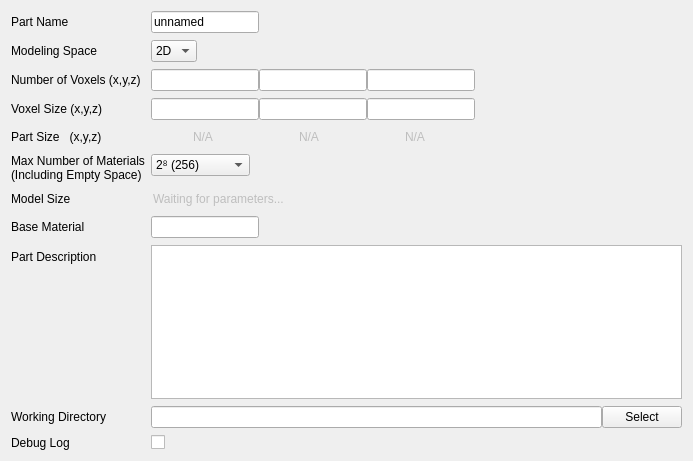
      <widget class="QWidget" name="basic_page">
       <property name="geometry">
        <rect>
         <x>0</x>
         <y>0</y>
         <width>693</width>
         <height>461</height>
        </rect>
       </property>
       <attribute name="label">
        <string>Basic Model Information</string>
       </attribute>
       <layout class="QVBoxLayout" name="verticalLayout_3">
        <item>
         <layout class="QFormLayout" name="basic_info_layout">
          <property name="sizeConstraint">
           <enum>QLayout::SetDefaultConstraint</enum>
          </property>
          <property name="fieldGrowthPolicy">
           <enum>QFormLayout::ExpandingFieldsGrow</enum>
          </property>
          <property name="verticalSpacing">
           <number>7</number>
          </property>
          <item row="0" column="0">
           <widget class="QLabel" name="part_name_label">
            <property name="text">
             <string>Part Name</string>
            </property>
            <property name="buddy">
             <cstring>part_name_field</cstring>
            </property>
           </widget>
          </item>
          <item row="0" column="1">
           <widget class="QLineEdit" name="part_name_field">
            <property name="sizePolicy">
             <sizepolicy hsizetype="Fixed" vsizetype="Fixed">
              <horstretch>0</horstretch>
              <verstretch>0</verstretch>
             </sizepolicy>
            </property>
            <property name="text">
             <string>unnamed</string>
            </property>
           </widget>
          </item>
          <item row="1" column="0">
           <widget class="QLabel" name="dim_combo_label">
            <property name="text">
             <string>Modeling Space</string>
            </property>
            <property name="buddy">
             <cstring>dim_combo</cstring>
            </property>
           </widget>
          </item>
          <item row="1" column="1">
           <widget class="QComboBox" name="dim_combo">
            <property name="sizePolicy">
             <sizepolicy hsizetype="Fixed" vsizetype="Fixed">
              <horstretch>0</horstretch>
              <verstretch>0</verstretch>
             </sizepolicy>
            </property>
            <property name="frame">
             <bool>true</bool>
            </property>
            <item>
             <property name="text">
              <string>2D</string>
             </property>
            </item>
            <item>
             <property name="text">
              <string>3D</string>
             </property>
            </item>
           </widget>
          </item>
          <item row="2" column="0">
           <widget class="QLabel" name="num_voxels_label">
            <property name="text">
             <string>Number of Voxels (x,y,z)</string>
            </property>
            <property name="buddy">
             <cstring>num_voxels_x_field</cstring>
            </property>
           </widget>
          </item>
          <item row="2" column="1">
           <layout class="QHBoxLayout" name="num_voxels_layout">
            <item>
             <widget class="QLineEdit" name="num_voxels_x_field">
              <property name="sizePolicy">
               <sizepolicy hsizetype="Fixed" vsizetype="Fixed">
                <horstretch>0</horstretch>
                <verstretch>0</verstretch>
               </sizepolicy>
              </property>
              <property name="alignment">
               <set>Qt::AlignCenter</set>
              </property>
             </widget>
            </item>
            <item>
             <widget class="QLineEdit" name="num_voxels_y_field">
              <property name="sizePolicy">
               <sizepolicy hsizetype="Fixed" vsizetype="Fixed">
                <horstretch>0</horstretch>
                <verstretch>0</verstretch>
               </sizepolicy>
              </property>
              <property name="alignment">
               <set>Qt::AlignCenter</set>
              </property>
             </widget>
            </item>
            <item>
             <widget class="QLineEdit" name="num_voxels_z_field">
              <property name="sizePolicy">
               <sizepolicy hsizetype="Fixed" vsizetype="Fixed">
                <horstretch>0</horstretch>
                <verstretch>0</verstretch>
               </sizepolicy>
              </property>
              <property name="alignment">
               <set>Qt::AlignCenter</set>
              </property>
             </widget>
            </item>
           </layout>
          </item>
          <item row="3" column="0">
           <widget class="QLabel" name="voxel_size_label">
            <property name="text">
             <string>Voxel Size (x,y,z)</string>
            </property>
            <property name="buddy">
             <cstring>voxel_size_x_field</cstring>
            </property>
           </widget>
          </item>
          <item row="3" column="1">
           <layout class="QHBoxLayout" name="voxel_size_layout">
            <item>
             <widget class="QLineEdit" name="voxel_size_x_field">
              <property name="sizePolicy">
               <sizepolicy hsizetype="Fixed" vsizetype="Fixed">
                <horstretch>0</horstretch>
                <verstretch>0</verstretch>
               </sizepolicy>
              </property>
              <property name="alignment">
               <set>Qt::AlignCenter</set>
              </property>
             </widget>
            </item>
            <item>
             <widget class="QLineEdit" name="voxel_size_y_field">
              <property name="sizePolicy">
               <sizepolicy hsizetype="Fixed" vsizetype="Fixed">
                <horstretch>0</horstretch>
                <verstretch>0</verstretch>
               </sizepolicy>
              </property>
              <property name="alignment">
               <set>Qt::AlignCenter</set>
              </property>
             </widget>
            </item>
            <item>
             <widget class="QLineEdit" name="voxel_size_z_field">
              <property name="sizePolicy">
               <sizepolicy hsizetype="Fixed" vsizetype="Fixed">
                <horstretch>0</horstretch>
                <verstretch>0</verstretch>
               </sizepolicy>
              </property>
              <property name="alignment">
               <set>Qt::AlignCenter</set>
              </property>
             </widget>
            </item>
           </layout>
          </item>
          <item row="4" column="0">
           <widget class="QLabel" name="part_size_label">
            <property name="text">
             <string>Part Size   (x,y,z)</string>
            </property>
           </widget>
          </item>
          <item row="4" column="1">
           <layout class="QHBoxLayout" name="part_size_layout">
            <item>
             <widget class="QLineEdit" name="part_size_x_field">
              <property name="enabled">
               <bool>false</bool>
              </property>
              <property name="sizePolicy">
               <sizepolicy hsizetype="Fixed" vsizetype="Fixed">
                <horstretch>0</horstretch>
                <verstretch>0</verstretch>
               </sizepolicy>
              </property>
              <property name="focusPolicy">
               <enum>Qt::NoFocus</enum>
              </property>
              <property name="contextMenuPolicy">
               <enum>Qt::NoContextMenu</enum>
              </property>
              <property name="text">
               <string>N/A</string>
              </property>
              <property name="frame">
               <bool>false</bool>
              </property>
              <property name="alignment">
               <set>Qt::AlignCenter</set>
              </property>
              <property name="readOnly">
               <bool>true</bool>
              </property>
             </widget>
            </item>
            <item>
             <widget class="QLineEdit" name="part_size_y_field">
              <property name="enabled">
               <bool>false</bool>
              </property>
              <property name="sizePolicy">
               <sizepolicy hsizetype="Fixed" vsizetype="Fixed">
                <horstretch>0</horstretch>
                <verstretch>0</verstretch>
               </sizepolicy>
              </property>
              <property name="focusPolicy">
               <enum>Qt::NoFocus</enum>
              </property>
              <property name="contextMenuPolicy">
               <enum>Qt::NoContextMenu</enum>
              </property>
              <property name="text">
               <string>N/A</string>
              </property>
              <property name="frame">
               <bool>false</bool>
              </property>
              <property name="alignment">
               <set>Qt::AlignCenter</set>
              </property>
              <property name="readOnly">
               <bool>true</bool>
              </property>
             </widget>
            </item>
            <item>
             <widget class="QLineEdit" name="part_size_z_field">
              <property name="enabled">
               <bool>false</bool>
              </property>
              <property name="sizePolicy">
               <sizepolicy hsizetype="Fixed" vsizetype="Fixed">
                <horstretch>0</horstretch>
                <verstretch>0</verstretch>
               </sizepolicy>
              </property>
              <property name="focusPolicy">
               <enum>Qt::NoFocus</enum>
              </property>
              <property name="contextMenuPolicy">
               <enum>Qt::NoContextMenu</enum>
              </property>
              <property name="text">
               <string>N/A</string>
              </property>
              <property name="frame">
               <bool>false</bool>
              </property>
              <property name="alignment">
               <set>Qt::AlignCenter</set>
              </property>
              <property name="readOnly">
               <bool>true</bool>
              </property>
             </widget>
            </item>
           </layout>
          </item>
          <item row="5" column="0">
           <widget class="QLabel" name="num_mats_label">
            <property name="text">
             <string>Max Number of Materials
(Including Empty Space)</string>
            </property>
           </widget>
          </item>
          <item row="5" column="1">
           <widget class="QComboBox" name="num_mats_combo">
            <property name="sizePolicy">
             <sizepolicy hsizetype="Fixed" vsizetype="Fixed">
              <horstretch>0</horstretch>
              <verstretch>0</verstretch>
             </sizepolicy>
            </property>
            <item>
             <property name="text">
              <string>2⁸ (256)</string>
             </property>
            </item>
            <item>
             <property name="text">
              <string>2¹⁶ (265536)</string>
             </property>
            </item>
            <item>
             <property name="text">
              <string>2³²</string>
             </property>
            </item>
            <item>
             <property name="text">
              <string>2⁶⁴</string>
             </property>
            </item>
           </widget>
          </item>
          <item row="6" column="0">
           <widget class="QLabel" name="model_size_label">
            <property name="text">
             <string>Model Size</string>
            </property>
           </widget>
          </item>
          <item row="6" column="1">
           <widget class="QLineEdit" name="model_size_field">
            <property name="enabled">
             <bool>false</bool>
            </property>
            <property name="focusPolicy">
             <enum>Qt::NoFocus</enum>
            </property>
            <property name="text">
             <string>Waiting for parameters...</string>
            </property>
            <property name="frame">
             <bool>false</bool>
            </property>
            <property name="readOnly">
             <bool>true</bool>
            </property>
           </widget>
          </item>
          <item row="7" column="0">
           <widget class="QLabel" name="base_material_label">
            <property name="text">
             <string>Base Material</string>
            </property>
           </widget>
          </item>
          <item row="7" column="1">
           <widget class="QLineEdit" name="base_material_field">
            <property name="sizePolicy">
             <sizepolicy hsizetype="Fixed" vsizetype="Fixed">
              <horstretch>0</horstretch>
              <verstretch>0</verstretch>
             </sizepolicy>
            </property>
           </widget>
          </item>
          <item row="8" column="0">
           <widget class="QLabel" name="part_description_label">
            <property name="text">
             <string>Part Description</string>
            </property>
            <property name="buddy">
             <cstring>part_description_field</cstring>
            </property>
           </widget>
          </item>
          <item row="8" column="1">
           <widget class="QPlainTextEdit" name="part_description_field">
            <property name="tabChangesFocus">
             <bool>true</bool>
            </property>
           </widget>
          </item>
          <item row="9" column="0">
           <widget class="QLabel" name="working_dir_label">
            <property name="text">
             <string>Working Directory</string>
            </property>
            <property name="buddy">
             <cstring>working_dir_field</cstring>
            </property>
           </widget>
          </item>
          <item row="9" column="1">
           <layout class="QHBoxLayout" name="working_dir_layout">
            <item>
             <widget class="QLineEdit" name="working_dir_field">
              <property name="readOnly">
               <bool>true</bool>
              </property>
             </widget>
            </item>
            <item>
             <widget class="QPushButton" name="working_dir_select_button">
              <property name="text">
               <string>Select</string>
              </property>
             </widget>
            </item>
           </layout>
          </item>
          <item row="10" column="0">
           <widget class="QLabel" name="log_debug_field">
            <property name="text">
             <string>Debug Log</string>
            </property>
            <property name="buddy">
             <cstring>log_debug_checkbox</cstring>
            </property>
           </widget>
          </item>
          <item row="10" column="1">
           <widget class="QCheckBox" name="log_debug_checkbox"/>
          </item>
         </layout>
        </item>
       </layout>
      </widget>
